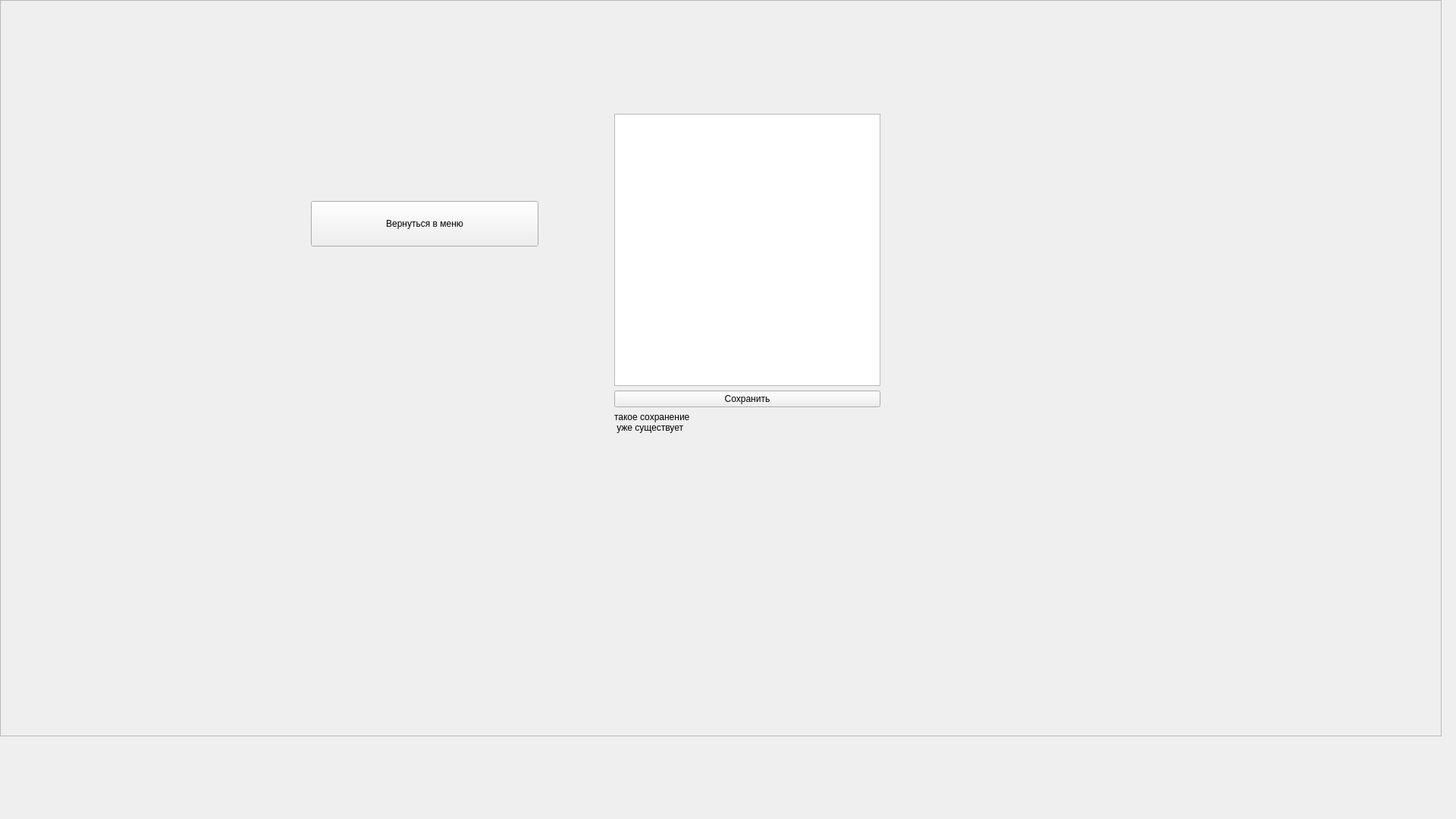
<?xml version="1.0" encoding="UTF-8"?>
<ui version="4.0">
 <class>save_current_game_window</class>
 <widget class="QWidget" name="save_current_game_window">
  <property name="geometry">
   <rect>
    <x>0</x>
    <y>0</y>
    <width>1920</width>
    <height>1080</height>
   </rect>
  </property>
  <property name="windowTitle">
   <string>Form</string>
  </property>
  <widget class="QPushButton" name="close_button">
   <property name="geometry">
    <rect>
     <x>410</x>
     <y>265</y>
     <width>300</width>
     <height>60</height>
    </rect>
   </property>
   <property name="text">
    <string>Вернуться в меню</string>
   </property>
  </widget>
  <widget class="QFrame" name="crutch">
   <property name="geometry">
    <rect>
     <x>0</x>
     <y>0</y>
     <width>1901</width>
     <height>971</height>
    </rect>
   </property>
   <property name="frameShape">
    <enum>QFrame::StyledPanel</enum>
   </property>
   <property name="frameShadow">
    <enum>QFrame::Raised</enum>
   </property>
   <widget class="QWidget" name="verticalLayoutWidget">
    <property name="geometry">
     <rect>
      <x>810</x>
      <y>150</y>
      <width>351</width>
      <height>421</height>
     </rect>
    </property>
    <layout class="QVBoxLayout" name="verticalLayout">
     <item>
      <widget class="QTextEdit" name="save_text_edit">
       <property name="tabStopWidth">
        <number>16</number>
       </property>
      </widget>
     </item>
     <item>
      <widget class="QPushButton" name="save_button">
       <property name="text">
        <string>Сохранить</string>
       </property>
      </widget>
     </item>
     <item>
      <widget class="QLabel" name="label">
       <property name="layoutDirection">
        <enum>Qt::LeftToRight</enum>
       </property>
       <property name="text">
        <string>такое сохранение 
 уже существует</string>
       </property>
      </widget>
     </item>
    </layout>
   </widget>
  </widget>
  <zorder>crutch</zorder>
  <zorder>close_button</zorder>
 </widget>
 <resources/>
 <connections/>
</ui>
